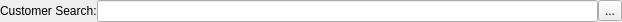
<?xml version="1.0" encoding="UTF-8"?>
<ui version="4.0">
 <class>customerSearchWidget</class>
 <widget class="QWidget" name="customerSearchWidget">
  <property name="geometry">
   <rect>
    <x>0</x>
    <y>0</y>
    <width>622</width>
    <height>22</height>
   </rect>
  </property>
  <property name="windowTitle">
   <string>Form</string>
  </property>
  <layout class="QHBoxLayout" name="horizontalLayout">
   <property name="spacing">
    <number>0</number>
   </property>
   <property name="margin">
    <number>0</number>
   </property>
   <item>
    <widget class="QLabel" name="label">
     <property name="text">
      <string>Customer Search:</string>
     </property>
    </widget>
   </item>
   <item>
    <widget class="QLineEdit" name="lineEdit"/>
   </item>
   <item>
    <widget class="QToolButton" name="toolButton">
     <property name="text">
      <string>...</string>
     </property>
    </widget>
   </item>
  </layout>
 </widget>
 <resources/>
 <connections/>
</ui>
